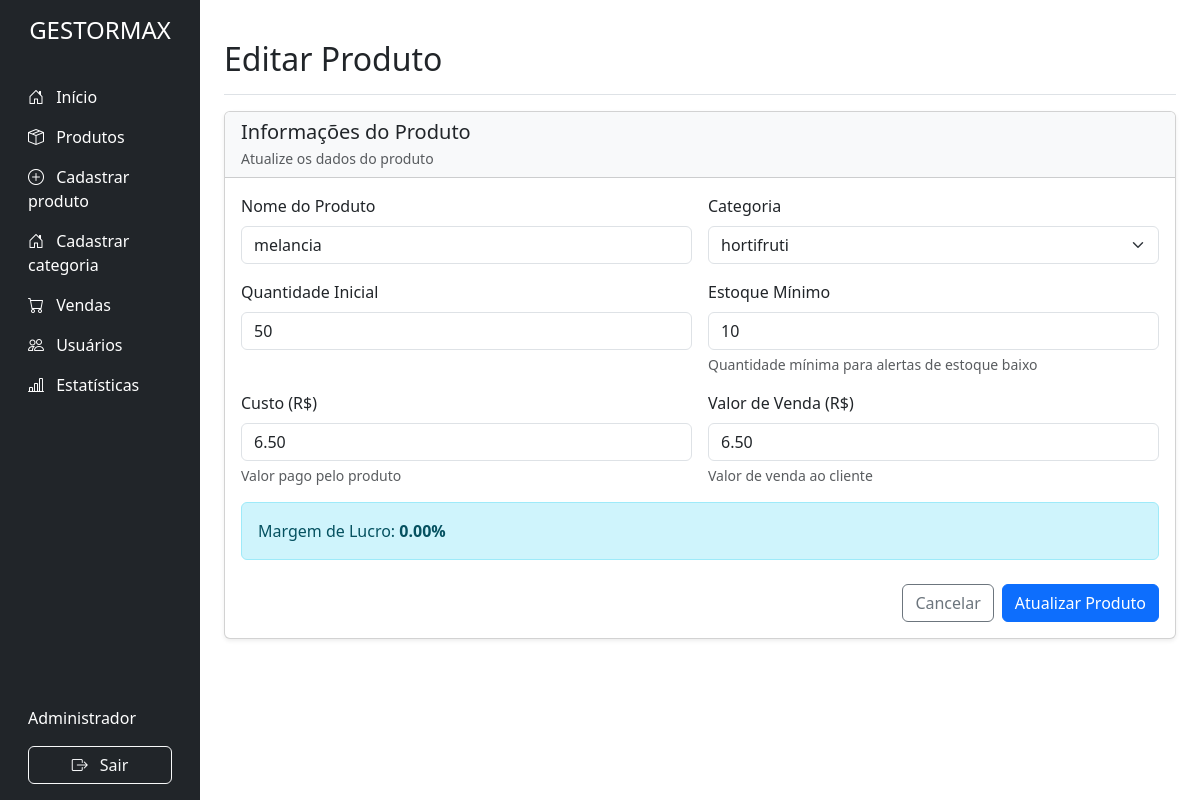
Page /pages/produtos-editar.php?id=5 on the committed database.
### tables this page shows
CREATE TABLE `produtos` (
  `id` int(11) NOT NULL,
  `nome` varchar(100) NOT NULL,
  `categoria_id` int(11) DEFAULT NULL,
  `quantidade_inicial` int(11) NOT NULL,
  `quantidade_minima` int(11) NOT NULL,
  `custo` decimal(10,2) NOT NULL,
  `valor_venda` decimal(10,2) NOT NULL
);

CREATE TABLE `categorias` (
  `categoria_id` int(11) NOT NULL,
  `nome` varchar(100) NOT NULL
);

### pages/produtos-editar.php (the view, shortened to what this page needs)
<?php
include 'conexao.php';
$produto_id = isset($_GET['id']) ? intval($_GET['id']) : 0;
$produto = null;
if ($produto_id > 0) {
    $sql_produto = "SELECT * FROM produtos WHERE id = $produto_id";
    $resultado = $conn->query($sql_produto);
    if ($resultado->num_rows === 0) {
        $mensagem = 'Produto não encontrado!';
        $classe_mensagem = 'alert-danger';
    } else {
        $produto = $resultado->fetch_assoc();
    }
} else {
    $mensagem = 'ID do produto não informado!';
    $classe_mensagem = 'alert-danger';
}
$categorias = array();
$sql_categorias = "SELECT categoria_id, nome FROM categorias ORDER BY nome";
$resultado = $conn->query($sql_categorias);
if ($resultado->num_rows > 0) {
    while ($row = $resultado->fetch_assoc()) {
        $categorias[] = $row;
    }
}
?>
<!DOCTYPE html>
<html lang="pt-BR">
<head>
  <link href="https://cdn.jsdelivr.net/npm/bootstrap@5.3.0/dist/css/bootstrap.min.css" rel="stylesheet">
  <link rel="stylesheet" href="https://cdn.jsdelivr.net/npm/bootstrap-icons@1.10.0/font/bootstrap-icons.css">
</head>
<body>
  <div class="container-fluid">
    <div class="row">
      <?php include '../INCLUDE/sidebar.php'; ?>
      <main class="col-md-9 ms-sm-auto col-lg-10 px-md-4 py-4">
        <div class="d-flex justify-content-between flex-wrap flex-md-nowrap align-items-center pt-3 pb-2 mb-3 border-bottom">
          <h1 class="h2">Editar Produto</h1>
        </div>
        <?php if ($produto): ?>
        <div class="card shadow-sm mb-4">
          <div class="card-header bg-light">
            <h2 class="h5 card-title mb-1">Informações do Produto</h2>
            <p class="text-muted small mb-0">Atualize os dados do produto</p>
          </div>
          <div class="card-body">
            <form method="POST" action="">
              <div class="row g-3">
                <div class="col-md-6">
                  <label for="nome" class="form-label">Nome do Produto</label>
                  <input type="text" class="form-control" id="nome" name="nome" value="<?php echo htmlspecialchars($produto['nome']); ?>" required>
                </div>
                <div class="col-md-6">
                  <label for="categoria_id" class="form-label">Categoria</label>
                  <select class="form-select" id="categoria_id" name="categoria_id" required>
                    <?php foreach ($categorias as $categoria): ?>
                      <option value="<?php echo $categoria['categoria_id']; ?>" <?php echo ($produto['categoria_id'] == $categoria['categoria_id']) ? 'selected' : ''; ?>>
                        <?php echo htmlspecialchars($categoria['nome']); ?>
                      </option>
                    <?php endforeach; ?>
                  </select>
                </div>
                <div class="col-md-6">
                  <label for="quantidade_inicial" class="form-label">Quantidade Inicial</label>
                  <input type="number" class="form-control" id="quantidade_inicial" name="quantidade_inicial" min="0" value="<?php echo htmlspecialchars($produto['quantidade_inicial']); ?>" required>
                </div>
                <div class="col-md-6">
                  <label for="quantidade_minima" class="form-label">Estoque Mínimo</label>
                  <input type="number" class="form-control" id="quantidade_minima" name="quantidade_minima" min="1" value="<?php echo htmlspecialchars($produto['quantidade_minima']); ?>" required>
                  <div class="form-text">Quantidade mínima para alertas de estoque baixo</div>
                </div>
                <div class="col-md-6">
                  <label for="custo" class="form-label">Custo (R$)</label>
                  <input type="number" class="form-control" id="custo" name="custo" min="0" step="0.01" value="<?php echo htmlspecialchars($produto['custo']); ?>" required>
                  <div class="form-text">Valor pago pelo produto</div>
                </div>
                <div class="col-md-6">
                  <label for="valor_venda" class="form-label">Valor de Venda (R$)</label>
                  <input type="number" class="form-control" id="valor_venda" name="valor_venda" min="0" step="0.01" value="<?php echo htmlspecialchars($produto['valor_venda']); ?>" required>
                  <div class="form-text">Valor de venda ao cliente</div>
                </div>
              </div>
              <div id="margem-lucro" class="alert alert-info mt-3">
                <span>Margem de Lucro:</span>
                <span id="margem-lucro-valor" class="fw-bold">
                  <?php
                    $margem = (($produto['valor_venda'] - $produto['custo']) / $produto['custo'] * 100);
                    echo number_format($margem, 2) . '%';
                  ?>
                </span>
              </div>
              <div class="d-flex justify-content-end mt-4 gap-2">
                <a href="produtos-lista.php" class="btn btn-outline-secondary">Cancelar</a>
                <button type="submit" class="btn btn-primary">Atualizar Produto</button>
              </div>
            </form>
          </div>
        </div>
        <?php endif; ?>
      </main>
    </div>
  </div>
</body>
</html>

### rows in the picture
produtos: nome "melancia", categoria_id "hortifruti", quantidade_inicial "50", quantidade_minima "10", custo "6.50", valor_venda "6.50", margem "0.00"

### other values in the picture
$_SESSION['usuario_nome'] "Administrador"
